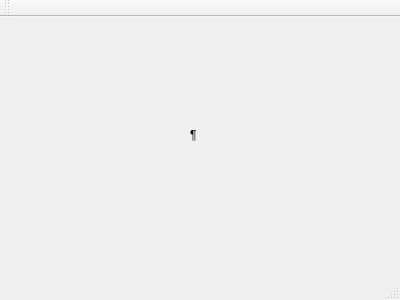
<?xml version="1.0" encoding="UTF-8"?>
<ui version="4.0">
 <class>MainWindow</class>
 <widget class="QMainWindow" name="MainWindow">
  <property name="geometry">
   <rect>
    <x>0</x>
    <y>0</y>
    <width>400</width>
    <height>300</height>
   </rect>
  </property>
  <property name="windowTitle">
   <string>MainWindow</string>
  </property>
  <widget class="QWidget" name="centralWidget">
   <widget class="QLabel" name="label">
    <property name="geometry">
     <rect>
      <x>30</x>
      <y>100</y>
      <width>341</width>
      <height>51</height>
     </rect>
    </property>
    <property name="text">
     <string/>
    </property>
   </widget>
   <widget class="QLabel" name="label_2">
    <property name="geometry">
     <rect>
      <x>190</x>
      <y>110</y>
      <width>16</width>
      <height>16</height>
     </rect>
    </property>
    <property name="text">
     <string>¶</string>
    </property>
   </widget>
  </widget>
  <widget class="QMenuBar" name="menuBar">
   <property name="geometry">
    <rect>
     <x>0</x>
     <y>0</y>
     <width>400</width>
     <height>22</height>
    </rect>
   </property>
  </widget>
  <widget class="QToolBar" name="mainToolBar">
   <attribute name="toolBarArea">
    <enum>TopToolBarArea</enum>
   </attribute>
   <attribute name="toolBarBreak">
    <bool>false</bool>
   </attribute>
  </widget>
  <widget class="QStatusBar" name="statusBar"/>
 </widget>
 <layoutdefault spacing="6" margin="11"/>
 <resources/>
 <connections/>
</ui>
